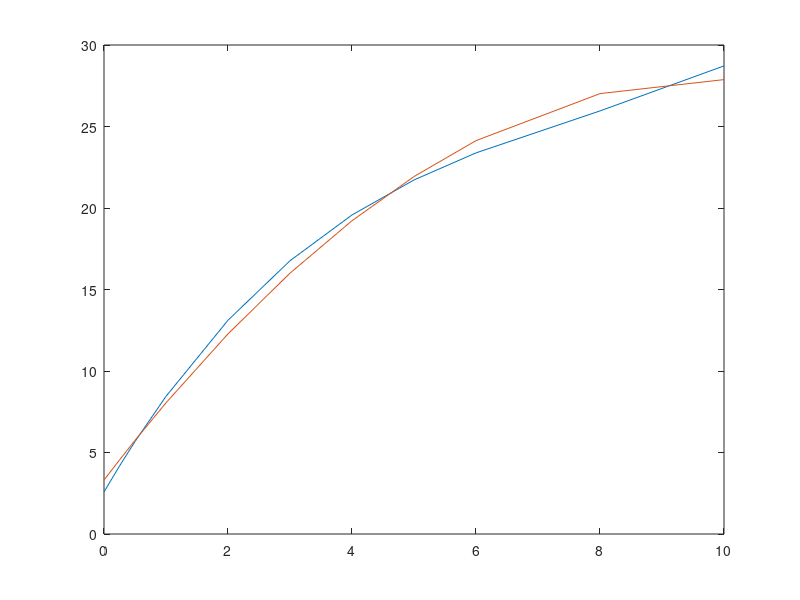

MATLAB code to generate this figure:
%% (a)
x = [0,0.25,0.5,1,2,3,4,5,6,8,10];
y = [2.5,3.6,5.3,9.5,14.0,16.5,18.8,21.5,23.2,26.8,28.4];

p = polyfit(x,y,1) 
theoretical_y = polyval(p,x)
plot(x,y,'o',x,theoretical_y)



%% (b)

resedual=y-theoretical_y
bar(x,resedual)



%(c)

n=length(x);

% r=(n*sum(x.y)-sum(x)*sum(y))/((sqrt(n*sum(x.^2)-(sum(x))^2))*(((sqrt(n*sum(y.^2)-(sum(y))^2)));
% r^2
%
%(d)

s=polyfit(x,y,2) 
y_new=polyval(s,x)
resedual_cubic=y-y_new

y_mean=sum(y)/n

sum_squared_regression= sum(resedual_cubic)
total_sum_of_square= sum(y-y_mean)
r_square_for_cubic=1-sum_squared_regression/total_sum_of_square


q = polyfit(x,y,3) 
y_new_new = polyval(q,x)
resedual_quadratic=y-y_new_new

SSR= sum(resedual_quadratic)
SST= sum(y-y_mean)
r_square_for_quadratic= 1-abs(SSR/SST)

plot(x,y_new_new,x,y_new)